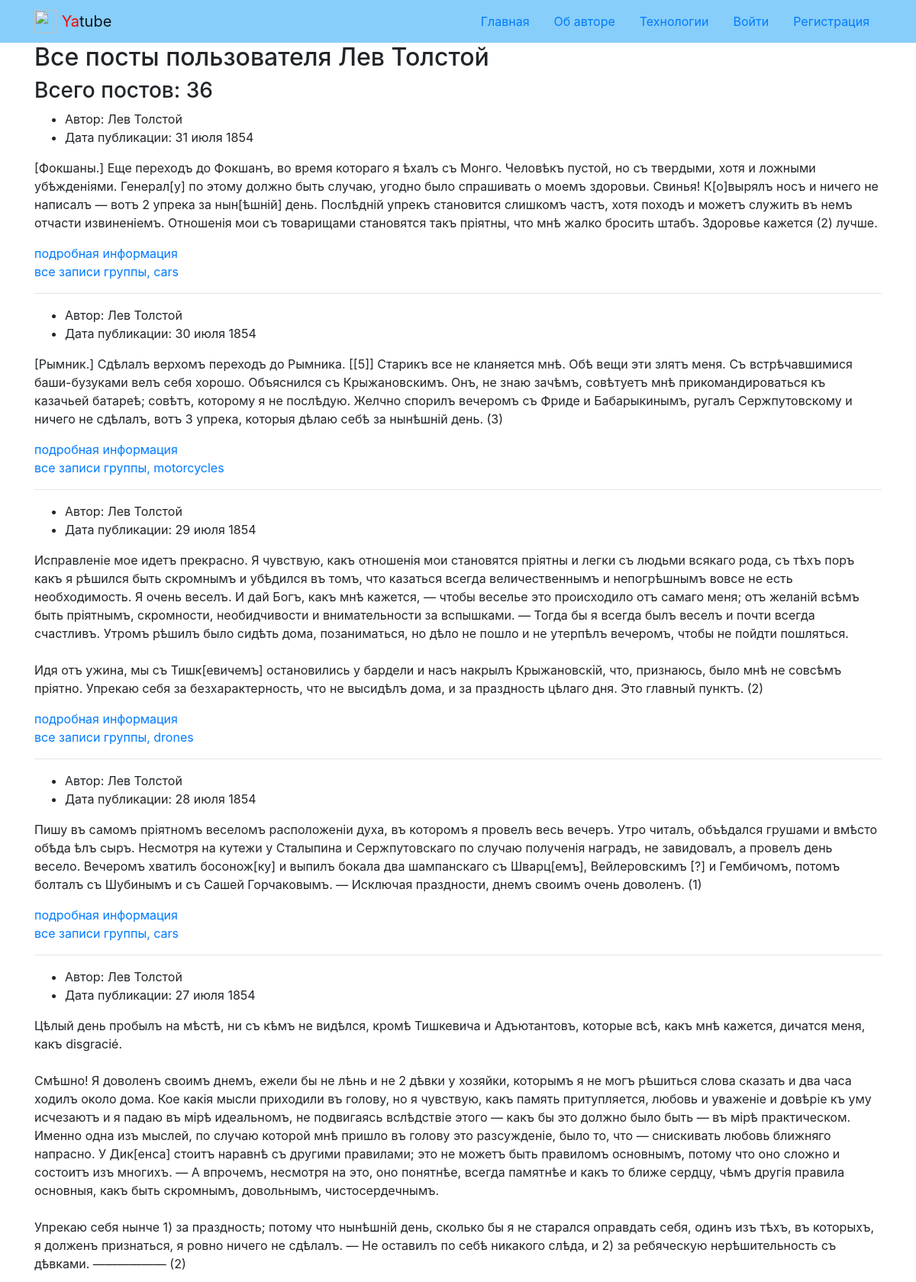
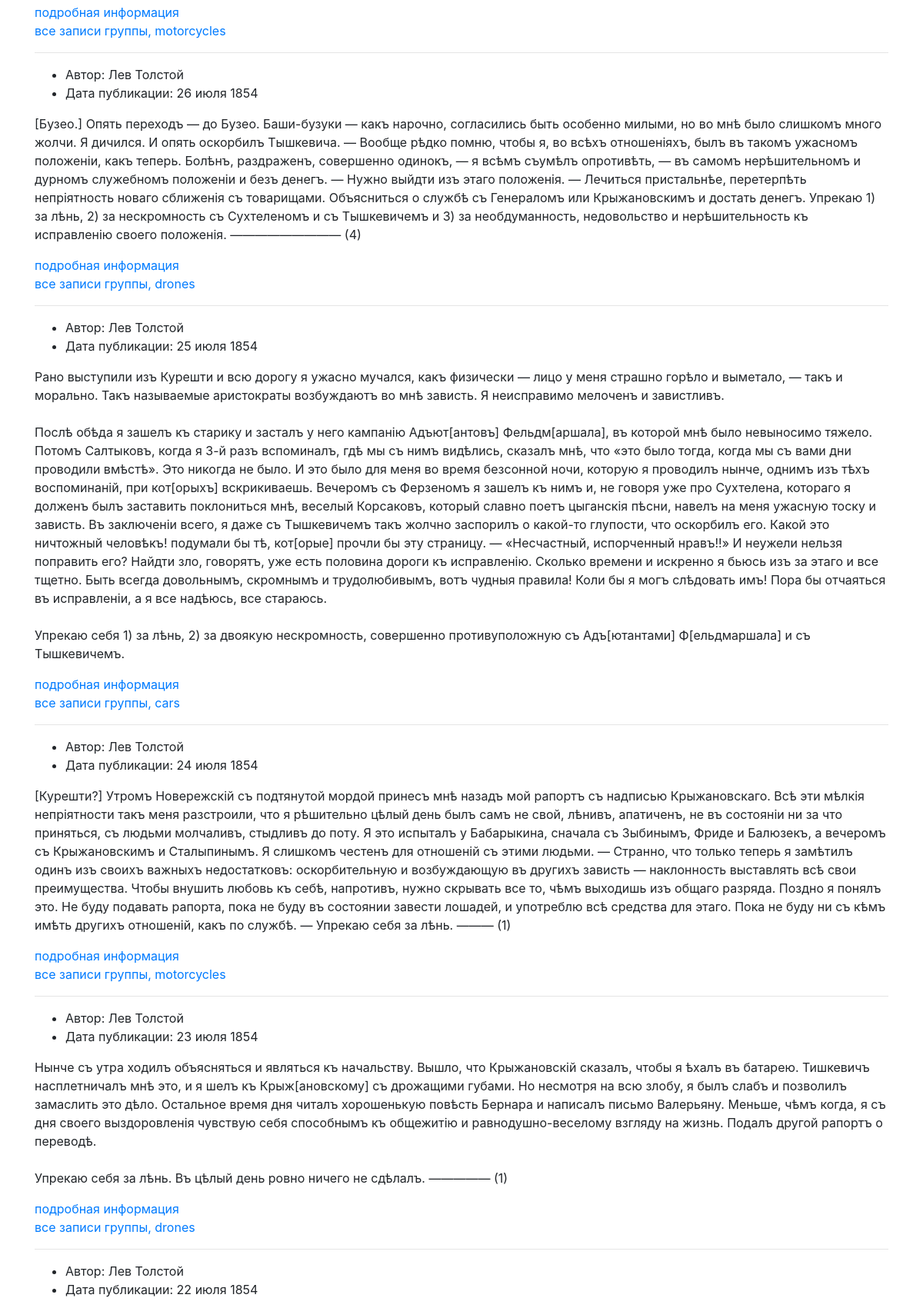
The page /profile/leo/ (upper part) on the database its author committed (2 pictures, top to bottom).
### posts/models.py (models this page shows, shortened)
class Post(models.Model):
    text = models.TextField(
        max_length=200, verbose_name='Текст',
    )
    pub_date = models.DateTimeField(
        auto_now_add=True, verbose_name='Дата'
    )
    author = models.ForeignKey(
        User,
        on_delete=models.CASCADE,
        related_name='posts',
        verbose_name='Автор'
    )
    group = models.ForeignKey(
        Group, blank=True, null=True,
        on_delete=models.SET_NULL,
        related_name='posts',
        verbose_name='Группа',
    )
    image = models.ImageField(
        'Картинка',
        upload_to='posts/',
        blank=True
    )
    class Meta:
        ordering = ('-pub_date',)
        verbose_name_plural = 'Посты'

class Group(models.Model):
    title = models.CharField(
        verbose_name='Информация о группах',
        max_length=200
    )
    slug = models.SlugField(
        max_length=200, unique=True,
        db_index=True, verbose_name='slug'
    )
    description = models.TextField(
        verbose_name='Описание'
    )
    class Meta:
        verbose_name_plural = 'Группы'

### posts/views.py (the view)
# urls.py: path('profile/<str:username>/', views.profile, name='profile'),
def profile(request, username):
    author = get_object_or_404(User, username=username)
    user_posts = author.posts.select_related('group')
    post_count = user_posts.count()
    paginator = Paginator(user_posts, 10)
    page_number = request.GET.get('page')
    page_obj = paginator.get_page(page_number)
    title = f'Профаил пользователя {username}'
    context = {
        'title': title,
        'page_obj': page_obj,
        'post_count': post_count,
        'author': author,
    }
    return render(request, 'posts/profile.html', context)

### core/context_processors/year.py (called while the page is built)
def year(request):
    return {
        'year': datetime.now().year
    }

### templates/posts/profile.html (shortened to what this page needs)
{% extends "base.html" %}
{% block content %}
{% load thumbnail %}
<div class="container ru-5">
  <h2>Все посты пользователя {{ author.get_full_name }}</h2>
  <h3>Всего постов: {{ post_count }} </h3>
  {% for post in page_obj %}
  <article>
    <ul>
      <li>
        Автор: {{ post.author.get_full_name }}
      </li>
      <li>
        Дата публикации: {{ post.pub_date|date:"d E Y" }}
      </li>
    </ul>
    <p>{{ post.text|linebreaksbr }}</p>
  <a href="{% url 'posts:post_detail' post.id %}"> подробная информация </a>
  </article>
  {% if post.group %}
  <a href="{% url 'posts:group_list' post.group.slug %}">все записи группы, {{ post.group.slug }}</a>
  {% endif %}
  {% if not forloop.last %}<hr>{% endif %}
  {% endfor %}
</div>
{% endblock %}

### rows shown on the page
Post: author.get_full_name "Лев Толстой", pub_date "31 июля 1854", text "[Фокшаны.] Еще переходъ до Фокшанъ, во время котораго я ѣхалъ съ Монго. Человѣкъ пустой, но съ твердыми, хотя и ложными убѣжденіями. Генерал[у] по этому должно быть случаю, угодно было спрашивать о моемъ здоровьи. Свинья! К[о]вырялъ носъ и ничего не написалъ — вотъ 2 упрека за нын[ѣшній] день. Послѣдній упрекъ становится слишкомъ частъ, хотя походъ и можетъ служить въ немъ отчасти извиненіемъ. Отношенія мои съ товарищами становятся такъ пріятны, что мнѣ жалко бросить штабъ. Здоровье кажется (2) лучше.", group.slug "cars"
Post: author.get_full_name "Лев Толстой", pub_date "30 июля 1854", text "[Рымник.] Сдѣлалъ верхомъ переходъ до Рымника. [[5]] Старикъ все не кланяется мнѣ. Обѣ вещи эти злятъ меня. Съ встрѣчавшимися баши-бузуками велъ себя хорошо. Объяснился съ Крыжановскимъ. Онъ, не знаю зачѣмъ, совѣтуетъ мнѣ прикомандироваться къ казачьей батареѣ; совѣтъ, которому я не послѣдую. Желчно спорилъ вечеромъ съ Фриде и Бабарыкинымъ, ругалъ Сержпутовскому и ничего не сдѣлалъ, вотъ 3 упрека, которыя дѣлаю себѣ за нынѣшній день. (3)", group.slug "motorcycles"
Post: author.get_full_name "Лев Толстой", pub_date "29 июля 1854", text "Исправленіе мое идетъ прекрасно. Я чувствую, какъ отношенія мои становятся пріятны и легки съ людьми всякаго рода, съ тѣхъ поръ какъ я рѣшился быть скромнымъ и убѣдился въ томъ, что казаться всегда величественнымъ и непогрѣшнымъ вовсе не есть необходимость. Я очень веселъ. И дай Богъ, какъ мнѣ кажется, — чтобы веселье это происходило отъ самаго меня; отъ желаній всѣмъ быть пріятнымъ, скромности, необидчивости и внимательности за вспышками. — Тогда бы я всегда былъ веселъ и почти всегда счастливъ. Утромъ рѣшилъ было сидѣть дома, позаниматься, но дѣло не пошло и не утерпѣлъ вечеромъ, чтобы не пойдти пошляться. Идя отъ ужина, мы съ Тишк[евичемъ] остановились у бардели и насъ накрылъ…", group.slug "drones"
Post: author.get_full_name "Лев Толстой", pub_date "28 июля 1854", text "Пишу въ самомъ пріятномъ веселомъ расположеніи духа, въ которомъ я провелъ весь вечеръ. Утро читалъ, объѣдался грушами и вмѣсто обѣда ѣлъ сыръ. Несмотря на кутежи у Сталыпина и Сержпутовскаго по случаю полученія наградъ, не завидовалъ, а провелъ день весело. Вечеромъ хватилъ босонож[ку] и выпилъ бокала два шампанскаго съ Шварц[емъ], Вейлеровскимъ [?] и Гембичомъ, потомъ болталъ съ Шубинымъ и съ Сашей Горчаковымъ. — Исключая праздности, днемъ своимъ очень доволенъ. (1)", group.slug "cars"
Post: author.get_full_name "Лев Толстой", pub_date "27 июля 1854", text "Цѣлый день пробылъ на мѣстѣ, ни съ кѣмъ не видѣлся, кромѣ Тишкевича и Адъютантовъ, которые всѣ, какъ мнѣ кажется, дичатся меня, какъ disgracié. Смѣшно! Я доволенъ своимъ днемъ, ежели бы не лѣнь и не 2 дѣвки у хозяйки, которымъ я не могъ рѣшиться слова сказать и два часа ходилъ около дома. Кое какія мысли приходили въ голову, но я чувствую, какъ память притупляется, любовь и уваженіе и довѣріе къ уму исчезаютъ и я падаю въ мірѣ идеальномъ, не подвигаясь вслѣдствіе этого — какъ бы это должно было быть — въ мірѣ практическом. Именно одна изъ мыслей, по случаю которой мнѣ пришло въ голову это разсужденіе, было то, что — снискивать любовь ближняго напрасно. У Дик[енса] стоитъ наравнѣ съ другими…", group.slug "motorcycles"
Post: author.get_full_name "Лев Толстой", pub_date "26 июля 1854", text "[Бузео.] Опять переходъ — до Бузео. Баши-бузуки — какъ нарочно, согласились быть особенно милыми, но во мнѣ было слишкомъ много жолчи. Я дичился. И опять оскорбилъ Тышкевича. — Вообще рѣдко помню, чтобы я, во всѣхъ отношеніяхъ, былъ въ такомъ ужасномъ положеніи, какъ теперь. Болѣнъ, раздраженъ, совершенно одинокъ, — я всѣмъ съумѣлъ опротивѣть, — въ самомъ нерѣшительномъ и дурномъ служебномъ положеніи и безъ денегъ. — Нужно выйдти изъ этаго положенія. — Лечиться пристальнѣе, перетерпѣть непріятность новаго сближенія съ товарищами. Объясниться о службѣ съ Генераломъ или Крыжановскимъ и достать денегъ. Упрекаю 1) за лѣнь, 2) за нескромность съ Сухтеленомъ и съ Тышкевичемъ и 3) за…", group.slug "drones"
Post: author.get_full_name "Лев Толстой", pub_date "25 июля 1854", text "Рано выступили изъ Курешти и всю дорогу я ужасно мучался, какъ физически — лицо у меня страшно горѣло и выметало, — такъ и морально. Такъ называемые аристократы возбуждаютъ во мнѣ зависть. Я неисправимо мелоченъ и завистливъ. Послѣ обѣда я зашелъ къ старику и засталъ у него кампанію Адъют[антовъ] Фельдм[аршала], въ которой мнѣ было невыносимо тяжело. Потомъ Салтыковъ, когда я 3-й разъ вспоминалъ, гдѣ мы съ нимъ видѣлись, сказалъ мнѣ, что «это было тогда, когда мы съ вами дни проводили вмѣстѣ». Это никогда не было. И это было для меня во время безсонной ночи, которую я проводилъ нынче, однимъ изъ тѣхъ воспоминаній, при кот[орыхъ] вскрикиваешь. Вечеромъ съ Ферзеномъ я зашелъ къ нимъ и, не…", group.slug "cars"
Post: author.get_full_name "Лев Толстой", pub_date "24 июля 1854", text "[Курешти?] Утромъ Новережскій съ подтянутой мордой принесъ мнѣ назадъ мой рапортъ съ надписью Крыжановскаго. Всѣ эти мѣлкія непріятности такъ меня разстроили, что я рѣшительно цѣлый день былъ самъ не свой, лѣнивъ, апатиченъ, не въ состояніи ни за что приняться, съ людьми молчаливъ, стыдливъ до поту. Я это испыталъ у Бабарыкина, сначала съ Зыбинымъ, Фриде и Балюзекъ, а вечеромъ съ Крыжановскимъ и Сталыпинымъ. Я слишкомъ честенъ для отношеній съ этими людьми. — Странно, что только теперь я замѣтилъ одинъ изъ своихъ важныхъ недостатковъ: оскорбительную и возбуждающую въ другихъ зависть — наклонность выставлять всѣ свои преимущества. Чтобы внушить любовь къ себѣ, напротивъ, нужно скрывать все…", group.slug "motorcycles"
Post: author.get_full_name "Лев Толстой", pub_date "23 июля 1854", text "Нынче съ утра ходилъ объясняться и являться къ начальству. Вышло, что Крыжановскій сказалъ, чтобы я ѣхалъ въ батарею. Тишкевичъ насплетничалъ мнѣ это, и я шелъ къ Крыж[ановскому] съ дрожащими губами. Но несмотря на всю злобу, я былъ слабъ и позволилъ замаслить это дѣло. Остальное время дня читалъ хорошенькую повѣсть Бернара и написалъ письмо Валерьяну. Меньше, чѣмъ когда, я съ дня своего выздоровленія чувствую себя способнымъ къ общежитію и равнодушно-веселому взгляду на жизнь. Подалъ другой рапортъ о переводѣ. Упрекаю себя за лѣнь. Въ цѣлый день ровно ничего не сдѣлалъ. ————— (1)", group.slug "drones"
Post: author.get_full_name "Лев Толстой", pub_date "22 июля 1854"

### other values the page prints
{{ author.get_full_name }} "Лев Толстой"
{{ post_count }} "36"
